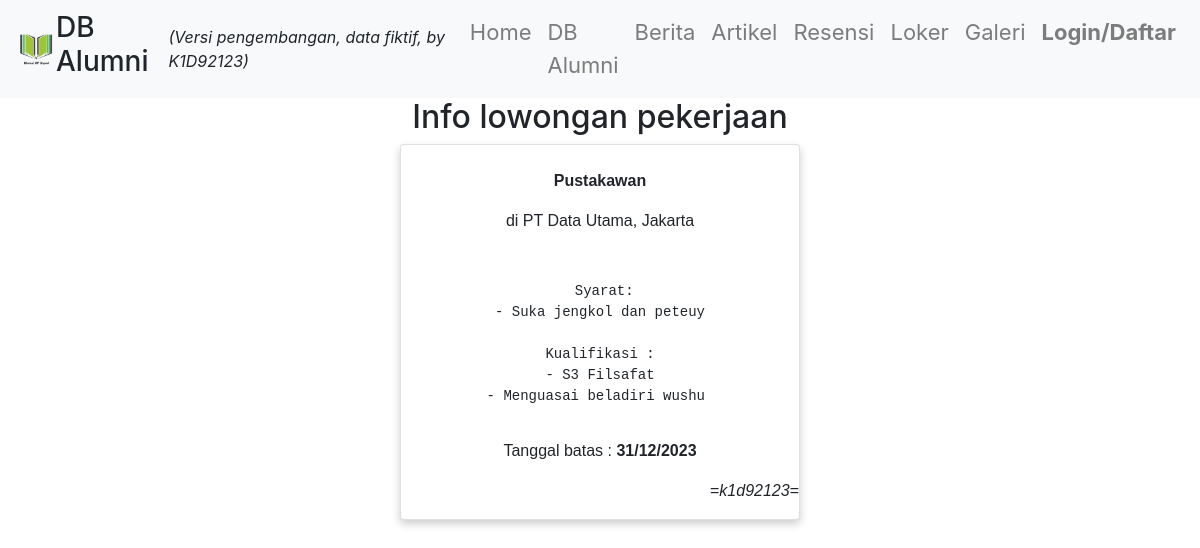
Screenshot of /list_loker/detail_loker/1/ with the database file from the repository.
### alumni/models.py (models this page shows)
class Loker(models.Model):
    user = models.CharField(max_length =150)
    posisi = models.CharField(max_length =150)
    batas = models.DateField(null=True)
    instansi = models.CharField(max_length =150)
    deskripsi = models.TextField()

### alumni/views.py (the view)
# urls.py: path('list_loker/detail_loker/<int:id>/', views.detail_loker, name='detail_loker'),
def detail_loker(request, id):
    detail_loker = Loker.objects.get(id=id)
    context = {'detail_loker' : detail_loker}
    return render(request,'detail_loker.html', context)

### alumni/templates/detail_loker.html (shortened to what this page needs)
{% extends 'base.html' %}
{% block content %}
<link rel="stylesheet" href="https://cdnjs.cloudflare.com/ajax/libs/font-awesome/4.7.0/css/font-awesome.min.css">
<h2 style="text-align:center">Info lowongan pekerjaan</h2>
<div class="card">
  <br>
   <p><b> {{ detail_loker.posisi }}</b></p>
  <p>di {{detail_loker.instansi }}</p>
  <p><pre> {{ detail_loker.deskripsi }} </pre></p>
  <p>Tanggal batas :<b> {{ detail_loker.batas|date:'d/m/Y' }} </b></p>
  <p style="text-align: right;"> =<i>{{ detail_loker.user }}</i>=</p>
{% endblock %}

### alumni/templates/detail_loker.html (style rules this page uses)
.card { box-shadow: 0 4px 8px 0 rgba(0, 0, 0, 0.2); max-width: 400px; margin: auto; text-align: center; font-family: arial; }

### rows the page displays
Loker: posisi "Pustakawan", instansi "PT Data Utama, Jakarta", deskripsi "Syarat: - Suka jengkol dan peteuy Kualifikasi : - S3 Filsafat - Menguasai beladiri wushu", batas "31/12/2023", user "k1d92123"
